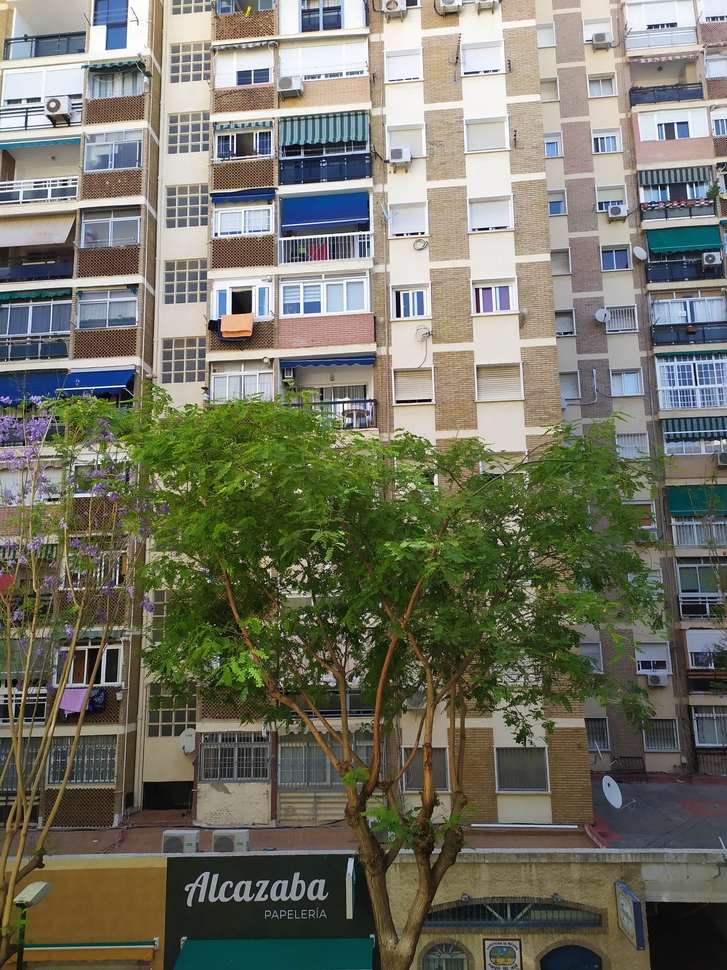
#> input picture Chapter 11. Real world applications/images/stitching_1.jpg, 727 x 970 px, shrunk from 3000 x 4000 before the run
$ jupyter execute --allow-errors '11.1 Image stitching.ipynb'
#> lines starting #> are read from the running program, lines starting #| are printed output that depends on the picture
# 11.1 Image stitching

Image stitching (Mosaicing) is considered as an active research area in computer vision and computer graphics. Image stitching is concerned with combining two or more images of the same scene into one high resolution image which is called panoramic image. The basic geometry of the problem is well understood, and consists of estimating a $3\times3$ camera matrix or homography for each image.

In this practise, we will explain how a complex image stitching application works and you will develop a basic one. You will need to understand how feature matching (chapter 04) and homographies (chapter 08) work in order to complete this notebook.

[cell 1]
import cv2
import numpy as np
import matplotlib.pyplot as plt
import matplotlib
matplotlib.rcParams['figure.figsize'] = (16.0, 16.0)
images_path = './images/'

# OpenCV Stitcher class

OpenCV defines the class [Stitcher](https://docs.opencv.org/4.2.0/d2/d8d/classcv_1_1Stitcher.html), which implements a complex image stitching tool. The next code shows an example of how two or more images can be stitched using that class:

[cell 2]
images = []
images.append(cv2.imread("./images/stitching2_1.jpg"))
images.append(cv2.imread("./images/stitching2_2.jpg"))
images.append(cv2.imread("./images/stitching2_3.jpg"))

stitcher = cv2.Stitcher.create(mode=0)
#> (the rest of this cell did not finish here and is left out)

But... **how does it works?**

Basically, for achieving image stitching, we have 2 main steps:

- **Finding and matchign features.** The first step in panorama stitching is to extract and match features. For this we can use Harris + NCC, ORB, ...

- **Image Matching.**  In this step, we can use [RANSAC, LMEDS, ...](https://docs.opencv.org/4.2.0/d9/d0c/group__calib3d.html#ga4abc2ece9fab9398f2e560d53c8c9780) methods to estimate the Homographies of the best matched pairs, with these homographies, images can be aligned. And images aligned this way is called **local registration**.

However, we can enhance resulting images using some extra methods that complex tools usually implement. We can see the whole stitching module pipeline that is implemented in openCV in the following figure:

Using the Stitcher class, it's possible to configure/remove some steps, i.e. adjust the stitching pipeline according to the particular needs. You can get information about extra steps for a complete image stitching tool [here](https://sites.google.com/site/ritpanoramaapp/project-stage-iii).

**Your task in this notebook** is to stitch example images `stitching_1.jpg` and `stitching_2.jpg`. You can see how openCV achieve it using the following code:

[cell 3]
images = []
images.append(cv2.imread("./images/stitching_1.jpg"))
images.append(cv2.imread("./images/stitching_2.jpg"))
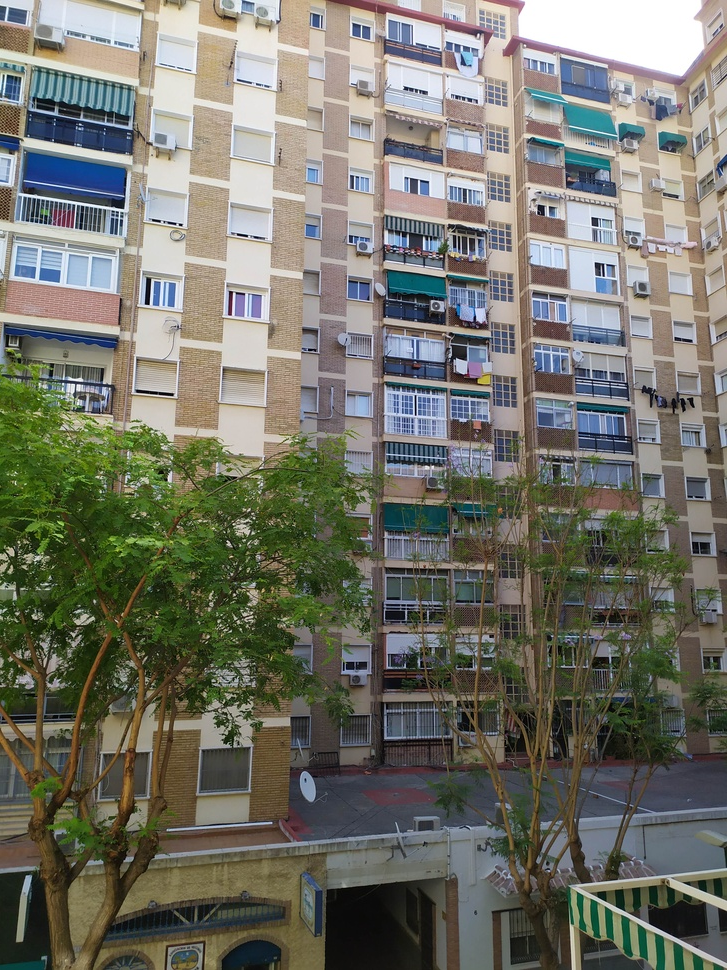
#> input picture Chapter 11. Real world applications/images/stitching_2.jpg, 727 x 970 px, shrunk from 3000 x 4000 before the run


stitcher = cv2.Stitcher.create(mode=0)
_, panorama = stitcher.stitch(images)
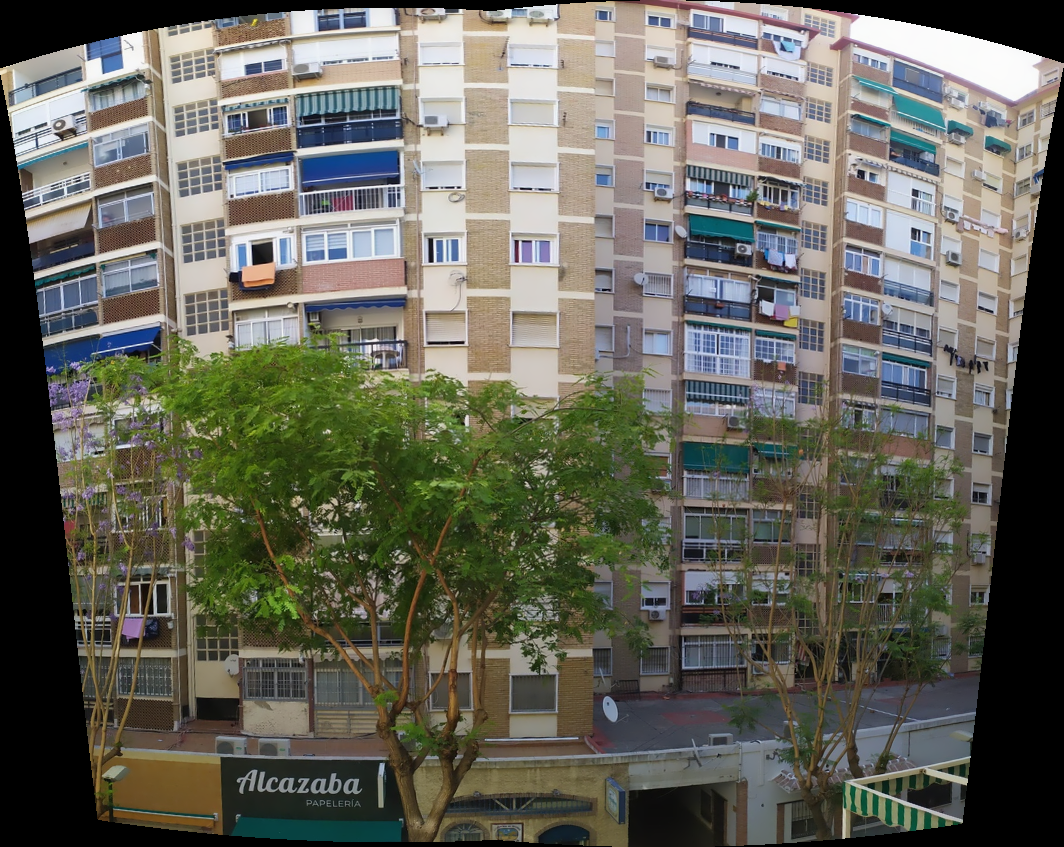
#> panorama: shape (847, 1064, 3); mean of channels 0, 1, 2 90.1, 100.5, 101; drawn as B, G, R

cv2.imwrite("./images/stitching_res.jpg",panorama)
panorama = cv2.cvtColor(panorama,cv2.COLOR_BGR2RGB)
plt.imshow(panorama)
